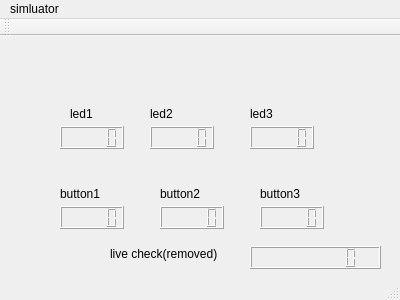
<?xml version="1.0" encoding="UTF-8"?>
<ui version="4.0">
 <class>MainWindow</class>
 <widget class="QMainWindow" name="MainWindow">
  <property name="geometry">
   <rect>
    <x>0</x>
    <y>0</y>
    <width>400</width>
    <height>300</height>
   </rect>
  </property>
  <property name="windowTitle">
   <string>MainWindow</string>
  </property>
  <widget class="QWidget" name="centralWidget">
   <widget class="QLCDNumber" name="lcdNumber">
    <property name="geometry">
     <rect>
      <x>60</x>
      <y>90</y>
      <width>64</width>
      <height>23</height>
     </rect>
    </property>
   </widget>
   <widget class="QLCDNumber" name="lcdNumber_2">
    <property name="geometry">
     <rect>
      <x>150</x>
      <y>90</y>
      <width>64</width>
      <height>23</height>
     </rect>
    </property>
   </widget>
   <widget class="QLCDNumber" name="lcdNumber_3">
    <property name="geometry">
     <rect>
      <x>250</x>
      <y>90</y>
      <width>64</width>
      <height>23</height>
     </rect>
    </property>
   </widget>
   <widget class="QLCDNumber" name="lcdNumber_4">
    <property name="geometry">
     <rect>
      <x>60</x>
      <y>170</y>
      <width>64</width>
      <height>23</height>
     </rect>
    </property>
   </widget>
   <widget class="QLCDNumber" name="lcdNumber_5">
    <property name="geometry">
     <rect>
      <x>160</x>
      <y>170</y>
      <width>64</width>
      <height>23</height>
     </rect>
    </property>
   </widget>
   <widget class="QLCDNumber" name="lcdNumber_6">
    <property name="geometry">
     <rect>
      <x>260</x>
      <y>170</y>
      <width>64</width>
      <height>23</height>
     </rect>
    </property>
   </widget>
   <widget class="QLabel" name="label">
    <property name="geometry">
     <rect>
      <x>60</x>
      <y>150</y>
      <width>63</width>
      <height>16</height>
     </rect>
    </property>
    <property name="text">
     <string>button1</string>
    </property>
   </widget>
   <widget class="QLabel" name="label_2">
    <property name="geometry">
     <rect>
      <x>160</x>
      <y>150</y>
      <width>63</width>
      <height>16</height>
     </rect>
    </property>
    <property name="text">
     <string>button2</string>
    </property>
   </widget>
   <widget class="QLabel" name="label_3">
    <property name="geometry">
     <rect>
      <x>260</x>
      <y>150</y>
      <width>63</width>
      <height>16</height>
     </rect>
    </property>
    <property name="text">
     <string>button3</string>
    </property>
   </widget>
   <widget class="QLabel" name="label_4">
    <property name="geometry">
     <rect>
      <x>70</x>
      <y>70</y>
      <width>63</width>
      <height>16</height>
     </rect>
    </property>
    <property name="text">
     <string>led1</string>
    </property>
   </widget>
   <widget class="QLabel" name="label_5">
    <property name="geometry">
     <rect>
      <x>150</x>
      <y>70</y>
      <width>63</width>
      <height>16</height>
     </rect>
    </property>
    <property name="text">
     <string>led2</string>
    </property>
   </widget>
   <widget class="QLabel" name="label_6">
    <property name="geometry">
     <rect>
      <x>250</x>
      <y>70</y>
      <width>63</width>
      <height>16</height>
     </rect>
    </property>
    <property name="text">
     <string>led3</string>
    </property>
   </widget>
   <widget class="QLCDNumber" name="lcdNumber_7">
    <property name="geometry">
     <rect>
      <x>250</x>
      <y>210</y>
      <width>131</width>
      <height>23</height>
     </rect>
    </property>
    <property name="digitCount">
     <number>8</number>
    </property>
   </widget>
   <widget class="QLabel" name="label_7">
    <property name="geometry">
     <rect>
      <x>110</x>
      <y>210</y>
      <width>141</width>
      <height>16</height>
     </rect>
    </property>
    <property name="text">
     <string>live check(removed)</string>
    </property>
   </widget>
  </widget>
  <widget class="QMenuBar" name="menuBar">
   <property name="geometry">
    <rect>
     <x>0</x>
     <y>0</y>
     <width>400</width>
     <height>26</height>
    </rect>
   </property>
   <widget class="QMenu" name="menusimluator">
    <property name="title">
     <string>simluator</string>
    </property>
   </widget>
   <addaction name="menusimluator"/>
  </widget>
  <widget class="QToolBar" name="mainToolBar">
   <attribute name="toolBarArea">
    <enum>TopToolBarArea</enum>
   </attribute>
   <attribute name="toolBarBreak">
    <bool>false</bool>
   </attribute>
  </widget>
  <widget class="QStatusBar" name="statusBar"/>
 </widget>
 <layoutdefault spacing="6" margin="11"/>
 <resources/>
 <connections/>
</ui>
